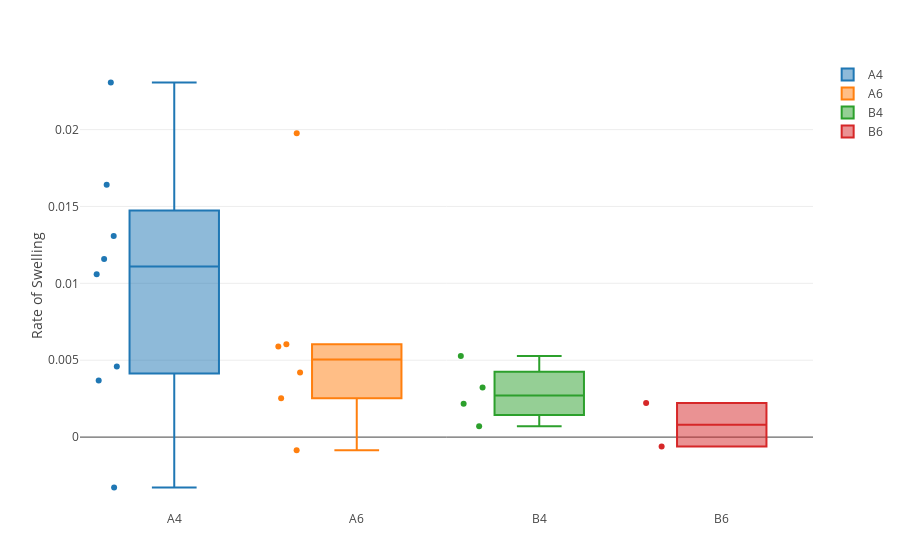

This figure's notebook cell:
### Code cell
pnew = joinpath(pref,"LinFit_Output")
Files = filter!(r".+stats.csv$",readdir(pnew))
DF = DataFrame([String, String, String, String, Float64],[:Well, :Row, :Col, :Point, :Slope],length(Files))

for k = 1:length(Files)
    res = readtable(string(pnew,"\\",Files[k]),header=true)
    m = match(r".+_([A-Z]{1}[0-9]{1})(P[0-9]+[a-x]?)",Files[k])
    DF[k,:Well] = String(m.captures[1])
    DF[k,:Point] = String(m.captures[2])
    DF[k,:Slope] = res[2,:Slope]
    
    m = match(r"([A-Z]{1})([0-9]+)",DF[k,:Well])
    DF[k,:Row] = String(m.captures[1])
    DF[k,:Col] = String(m.captures[2])
end

U = unique(DF[:Well])
data = GenericTrace[]
data2 = GenericTrace[]
for k = 1:length(U)
    id = DF[:Well].==U[k]
    trace = PlotlyJS.box(;y=DF[id,:Slope],boxpoints="all",name=U[k])
    push!(data,trace)
    
    trace2 = PlotlyJS.scatter(;x=(.5-.25*rand(sum(id)))+repmat([k],sum(id)),y=DF[id,:Slope],mode="markers",marker_size=10,name=U[k],hove="text",text=DF[id,:Point])
    push!(data2,trace2)
end
layout = Layout(;yaxis_title="Rate of Swelling",margin_l=80,margin_pad=0)
plt1 = PlotlyJS.plot(data,layout)

### Figure 1 — Plotly figure (JSON) as saved in the notebook; plotly's stock layout.template omitted (floating-point values rounded to 4 significant figures)
{"data": [{"y": [-0.003278, 0.01059, 0.01641, 0.02306, 0.003682, 0.004596, 0.01308, 0.01158], "name": "A4", "type": "box", "boxpoints": "all"}, {"y": [0.005884, 0.004206, 0.002529, 0.01976, -0.0008554, 0.006043], "name": "A6", "type": "box", "boxpoints": "all"}, {"y": [0.0007033, 0.005267, 0.003232, 0.002171], "name": "B4", "type": "box", "boxpoints": "all"}, {"y": [0.002222, -0.0006164], "name": "B6", "type": "box", "boxpoints": "all"}], "layout": {"yaxis": {"title": "Rate of Swelling"}, "margin": {"r": 50, "l": 80, "b": 50, "t": 60, "pad": 0}}}
